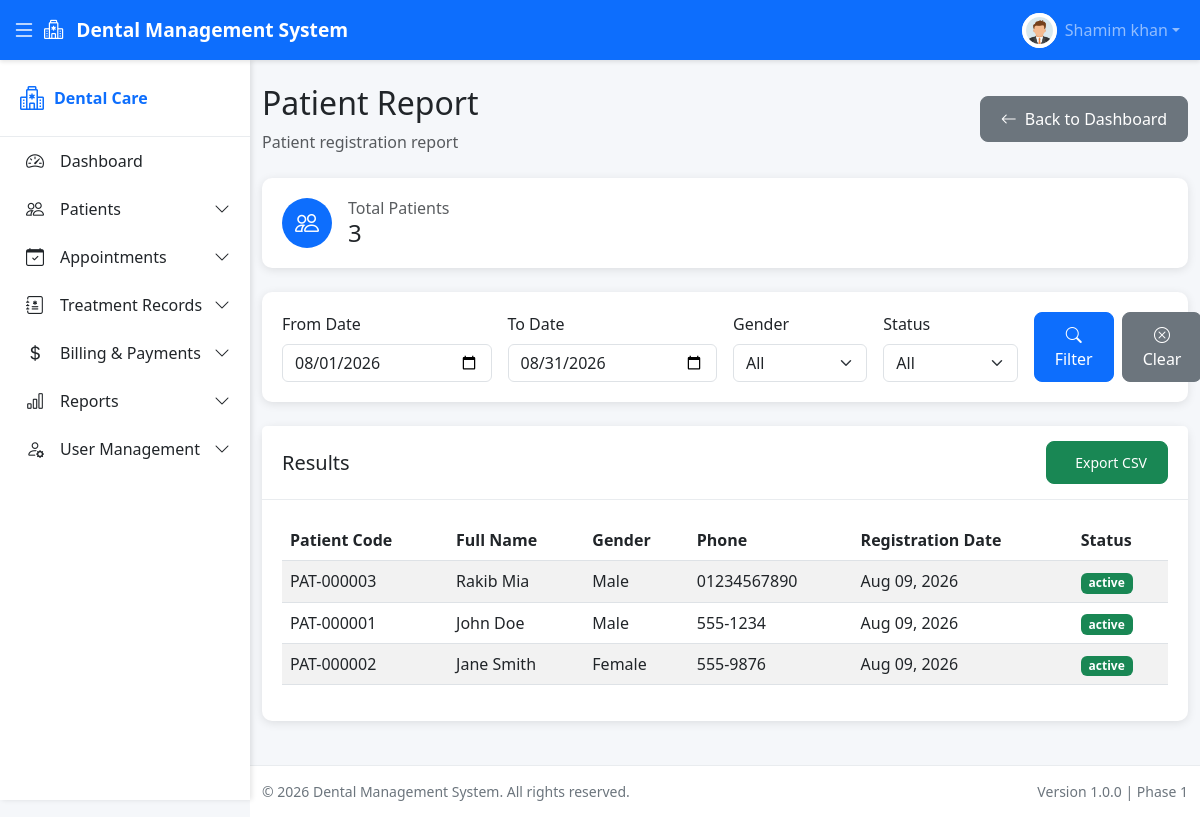
The page /modules/reports/patient-report.php (signed in) on the database its author committed.
### tables this page shows
CREATE TABLE `patients` (
  `id` int(11) NOT NULL AUTO_INCREMENT,
  `patient_code` varchar(20) NOT NULL,
  `user_id` int(11) DEFAULT NULL,
  `full_name` varchar(100) NOT NULL,
  `gender` enum('Male','Female','Other') NOT NULL,
  `date_of_birth` date DEFAULT NULL,
  `phone` varchar(20) NOT NULL,
  `email` varchar(100) DEFAULT NULL,
  `address` text DEFAULT NULL,
  `blood_group` varchar(5) DEFAULT NULL,
  `emergency_contact_name` varchar(100) DEFAULT NULL,
  `emergency_contact_phone` varchar(20) DEFAULT NULL,
  `medical_notes` text DEFAULT NULL,
  `profile_photo` varchar(255) DEFAULT NULL,
  `registered_by` int(11) DEFAULT NULL,
  `status` enum('active','inactive') DEFAULT 'active',
  `created_at` timestamp NOT NULL DEFAULT current_timestamp(),
  `updated_at` timestamp NOT NULL DEFAULT current_timestamp() ON UPDATE current_timestamp(),
  PRIMARY KEY (`id`),
  UNIQUE KEY `patient_code` (`patient_code`),
  KEY `user_id` (`user_id`),
  KEY `registered_by` (`registered_by`),
  KEY `idx_patient_code` (`patient_code`),
  KEY `idx_phone` (`phone`),
  KEY `idx_full_name` (`full_name`),
  KEY `idx_status` (`status`),
  CONSTRAINT `patients_ibfk_1` FOREIGN KEY (`user_id`) REFERENCES `users` (`id`) ON DELETE SET NULL,
  CONSTRAINT `patients_ibfk_2` FOREIGN KEY (`registered_by`) REFERENCES `users` (`id`) ON DELETE SET NULL
);

### includes/auth_check.php (called while the page is built, shortened)
<?php
function isLoggedIn() {
    return isset($_SESSION['user_id']);
}
function getCurrentUser() {
    if (isLoggedIn()) {
        return [
            'id' => $_SESSION['user_id'],
            'full_name' => $_SESSION['full_name'],
            'email' => $_SESSION['email'],
            'role_id' => $_SESSION['role_id'],
            'role_name' => $_SESSION['role_name'],
            'avatar' => $_SESSION['avatar'] ?? null
        ];
    }
    return null;
}
?>

### modules/reports/helpers.php (called while the page is built, shortened)
<?php
function formatDate($date) {
    return date('M d, Y', strtotime($date));
}
function getReportDateRange() {
    $fromDate = trim($_GET['from_date'] ?? '');
    $toDate = trim($_GET['to_date'] ?? '');
    if (empty($fromDate) && empty($toDate)) {
        $fromDate = date('Y-m-01');
        $toDate = date('Y-m-t');
    }
    return [
        'from_date' => $fromDate,
        'to_date' => $toDate
    ];
}
function buildDateRangeCondition($dateColumn, $dateRange) {
    $conditions = [];
    $params = [];
    if (!empty($dateRange['from_date'])) {
        $conditions[] = "$dateColumn >= ?";
        $params[] = $dateRange['from_date'];
    }
    if (!empty($dateRange['to_date'])) {
        $conditions[] = "$dateColumn <= ?";
        $params[] = $dateRange['to_date'];
    }
    $condition = '';
    if (!empty($conditions)) {
        $condition = 'AND ' . implode(' AND ', $conditions);
    }
    return ['condition' => $condition, 'params' => $params];
}
?>

### modules/reports/patient-report.php (the view, shortened to what this page needs)
<?php
require_once __DIR__ . '/../../includes/auth_check.php';
require_once __DIR__ . '/helpers.php';
$user = getCurrentUser();
$dateRange = getReportDateRange();
$conditions = ["1=1"];
$params = [];
$dateCondition = buildDateRangeCondition('created_at', $dateRange);
$conditions[] = ltrim($dateCondition['condition'], 'AND ');
$params = array_merge($params, $dateCondition['params']);
$whereClause = 'WHERE ' . implode(' AND ', $conditions);
$query = "SELECT patient_code, full_name, gender, phone, created_at, status
          FROM patients
          $whereClause
          ORDER BY created_at DESC";
$stmt = $pdo->prepare($query);
$stmt->execute($params);
$patients = $stmt->fetchAll();
$countQuery = "SELECT COUNT(*) as total FROM patients $whereClause";
$stmt = $pdo->prepare($countQuery);
$stmt->execute($params);
$totalResult = $stmt->fetch();
$totalPatients = $totalResult['total'];
?>
<?php include __DIR__ . '/../../includes/header.php'; ?>
<div class="d-flex justify-content-between align-items-center mb-4">
    <div>
        <h2>Patient Report</h2>
        <p class="text-muted mb-0">Patient registration report</p>
    </div>
    <a href="<?php echo BASE_URL; ?>dashboard/<?php echo strtolower($user['role_name']); ?>.php" class="btn btn-secondary">
        <i class="bi bi-arrow-left me-2"></i>Back to Dashboard
    </a>
</div>
<div class="card mb-4">
    <div class="card-body">
        <div class="row">
            <div class="col-md-3">
                <div class="d-flex align-items-center">
                    <div class="icon-box bg-primary text-white rounded-circle d-flex align-items-center justify-content-center me-3"
                         style="width: 50px; height: 50px;">
                        <i class="bi bi-people fs-4"></i>
                    </div>
                    <div>
                        <h6 class="mb-0 text-muted">Total Patients</h6>
                        <h4 class="mb-0"><?php echo $totalPatients; ?></h4>
                    </div>
                </div>
            </div>
        </div>
    </div>
</div>
<div class="card mb-4">
    <div class="card-body">
        <form method="GET" action="" class="row g-3">
            <div class="col-md-3">
                <label for="from_date" class="form-label">From Date</label>
                <input type="date" class="form-control" id="from_date" name="from_date"
                       value="<?php echo htmlspecialchars($dateRange['from_date']); ?>">
            </div>
            <div class="col-md-3">
                <label for="to_date" class="form-label">To Date</label>
                <input type="date" class="form-control" id="to_date" name="to_date"
                       value="<?php echo htmlspecialchars($dateRange['to_date']); ?>">
            </div>
            <div class="col-md-2">
                <label for="gender" class="form-label">Gender</label>
                <select class="form-select" id="gender" name="gender">
                    <option value="">All</option>
                </select>
            </div>
            <div class="col-md-2">
                <label for="status" class="form-label">Status</label>
                <select class="form-select" id="status" name="status">
                    <option value="">All</option>
                </select>
            </div>
            <div class="col-md-2 d-flex align-items-end gap-2">
                <button type="submit" class="btn btn-primary flex-grow-1">
                    <i class="bi bi-search"></i> Filter
                </button>
                <a href="<?php echo $_SERVER['PHP_SELF']; ?>" class="btn btn-secondary">
                    <i class="bi bi-x-circle"></i> Clear
                </a>
            </div>
        </form>
    </div>
</div>
<div class="card">
    <div class="card-header d-flex justify-content-between align-items-center">
        <h5 class="mb-0">Results</h5>
        <a href="<?php echo $_SERVER['PHP_SELF']; ?>?<?php echo http_build_query(array_merge($_GET, ['export' => 'csv'])); ?>"
           class="btn btn-success btn-sm">
            <i class="bi bi-file-earmark-csv me-2"></i>Export CSV
        </a>
    </div>
    <div class="card-body">
        <?php if (empty($patients)): ?>
            <div class="text-center py-5">
                <i class="bi bi-people fs-1 text-muted"></i>
                <p class="text-muted mt-3">No patients found for the selected criteria</p>
            </div>
        <?php else: ?>
            <div class="table-responsive">
                <table class="table table-striped table-hover">
                    <thead>
                        <tr>
                            <th>Patient Code</th>
                            <th>Full Name</th>
                            <th>Gender</th>
                            <th>Phone</th>
                            <th>Registration Date</th>
                            <th>Status</th>
                        </tr>
                    </thead>
                    <tbody>
                        <?php foreach ($patients as $patient): ?>
                            <tr>
                                <td><?php echo htmlspecialchars($patient['patient_code']); ?></td>
                                <td><?php echo htmlspecialchars($patient['full_name']); ?></td>
                                <td><?php echo htmlspecialchars($patient['gender']); ?></td>
                                <td><?php echo htmlspecialchars($patient['phone'] ?? '--'); ?></td>
                                <td><?php echo formatDate($patient['created_at']); ?></td>
                                <td>
                                    <span class="badge <?php echo $patient['status'] === 'active' ? 'bg-success' : 'bg-secondary'; ?>">
                                        <?php echo htmlspecialchars($patient['status']); ?>
                                    </span>
                                </td>
                            </tr>
                        <?php endforeach; ?>
                    </tbody>
                </table>
            </div>
        <?php endif; ?>
    </div>
</div>
<?php include __DIR__ . '/../../includes/footer.php'; ?>

### assets/css/style.css (style rules this page uses)
:root { --primary-color: #0d6efd; --secondary-color: #6c757d; --success-color: #198754; --warning-color: #ffc107; --danger-color: #dc3545; --info-color: #0dcaf0; --light-color: #f8f9fa; --dark-color: #212529; --sidebar-width: 250px; --sidebar-collapsed-width: 70px; --header-height: 60px; --footer-height: 50px; }
body { font-family: 'Segoe UI', Tahoma, Geneva, Verdana, sans-serif; background-color: #f5f7fa; }
.card { border: none; border-radius: 10px; box-shadow: 0 2px 10px rgba(0, 0, 0, 0.1); margin-bottom: 20px; }
.card-header { background-color: white; border-bottom: 1px solid #e9ecef; padding: 15px 20px; border-radius: 10px 10px 0 0; }
.card-body { padding: 20px; }
.btn { border-radius: 8px; padding: 10px 20px; font-weight: 500; }

### rows shown on the page
patients: patient_code "PAT-000003", full_name "Rakib Mia", gender "Male", phone "01234567890", created_at "Aug 09, 2026", status "active"
patients: patient_code "PAT-000001", full_name "John Doe", gender "Male", phone "555-1234", created_at "Aug 09, 2026", status "active"
patients: patient_code "PAT-000002", full_name "Jane Smith", gender "Female", phone "555-9876", created_at "Aug 09, 2026", status "active"

### other values the page prints
SITE_NAME "Dental Management System"
$currentUser['full_name'] "Shamim khan"
$item['label'] "Dashboard"
$item['label'] "Patients"
$item['label'] "Appointments"
$item['label'] "Treatment Records"
$item['label'] "Billing & Payments"
$item['label'] "Reports"
$item['label'] "User Management"
$totalPatients "3"
